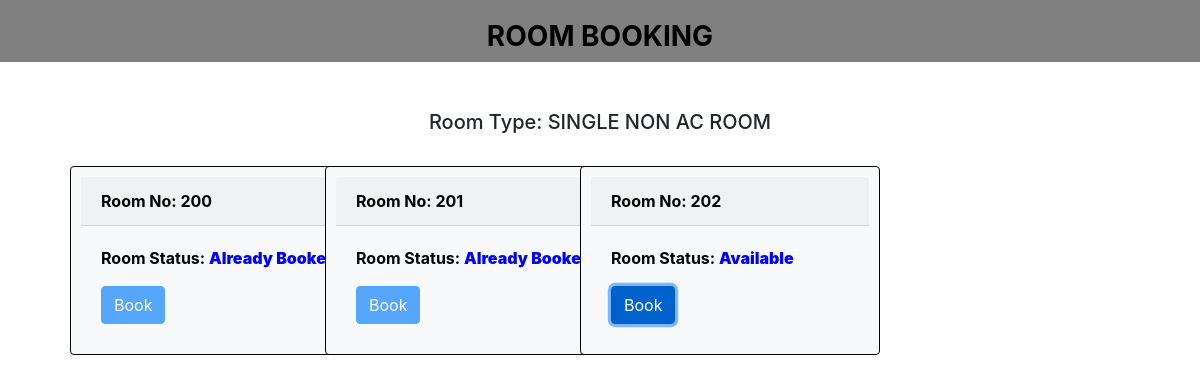
/project/singlenonacroom.php, run on the app's committed database.
### tables this page shows
CREATE TABLE `singlenonacroom` (
  `sno` int(11) NOT NULL,
  `roomno` int(11) NOT NULL,
  `customerid` int(10) NOT NULL,
  `child` int(11) NOT NULL,
  `adult` int(11) NOT NULL,
  `indate` date NOT NULL,
  `outdate` date NOT NULL,
  `status` int(11) NOT NULL,
  `customer_address` varchar(250) NOT NULL,
  `customer_mobile` varchar(100) NOT NULL,
  `customer_name` varchar(100) NOT NULL
);

### project/singlenonacroom.php (the view, shortened to what this page needs)
<!DOCTYPE html>
<html lang="en">
<head>
    <link rel="stylesheet" href="bootstrap.css">
</head>
<body>
<div class="row">
       	<div class="col-md-12">
       		<center><h3>ROOM BOOKING</h3></center>
       	</div>
       </div><br><br>
       <center><h5>Room Type: SINGLE NON AC ROOM</h5></center><br>
        <div class="row">
            <?php
                $connection = mysqli_connect("localhost","root","");
                $query = "select * from singlenonacroom";
                $query_run = mysqli_query($connection,$query);
                while($row = mysqli_fetch_assoc($query_run)){
                    ?>
                        <div class="col-md-2" style="margin-left: 50px;">
                        <div class="card bg-light" style="width: 300px">
                        <div class="card-header">Room No: <?php echo $row["roomno"]?></div>
                        <div class="card-body">
                            <p class="card-text">Room Status: <?php if($row["status"]==0){echo "<b>Available</b>";}else{echo "<b>Already Booked</b>";}?></p>
                            <a href="book_room.php?rn=<?php echo $row['roomno'] . "&rt=a";?>" class="btn btn-primary <?php if($row["status"]==0){echo "active";}else{echo "disabled";}?>" role="button" aria-disabled="<?php if($row['status']==0){echo "false";}else{echo "true";}?>">Book</a>
                        </div>
                    </div>
                    </div>
                    <?php
                }
            ?>
        </div><br><br>
</body>
</html>

### project/singlenonacroom.php (style rules this page uses)
.col-md-12 { background-color:grey; }
.col-md-12 h3 { margin-top:20px; color:black; font-size: 25 px; font-weight: bolder; text-shadow: 2px 2px grey; }
.card-header { color:BLACK; font-weight:bold; }
.row .card-text { color:BLACK; font-weight:bold; }
.row .card-text b { color:blue; }
.row .card { margin-left:20px; border: solid black 1px; width:33.33%; padding:10px; height: auto; }

### data on the page
singlenonacroom: roomno "200", status "Already Booked"
singlenonacroom: roomno "201", status "Already Booked"
singlenonacroom: roomno "202", status "Available"
